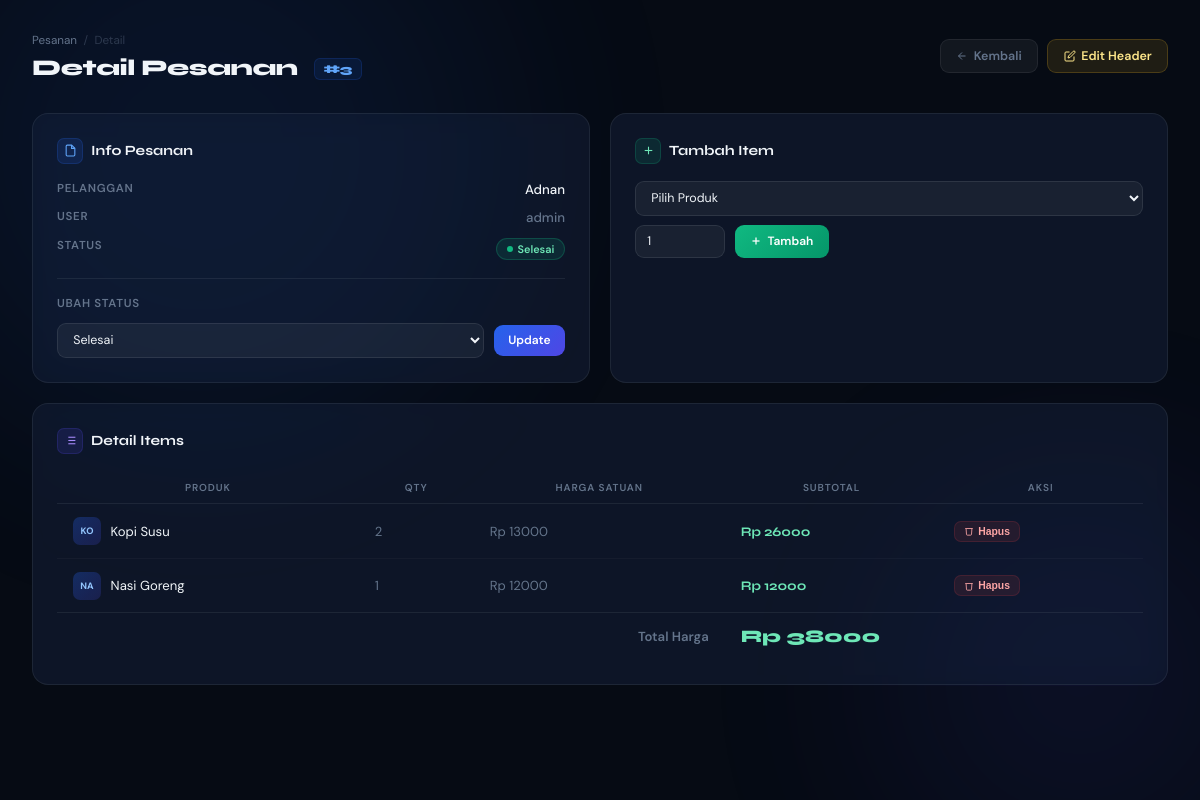
Page /pesanan/3/ (signed in) on the committed database.
### appku/models.py (models this page shows, shortened)
class Pesanan(models.Model):
    id = models.BigAutoField(primary_key=True)
    STATUS_CHOICES = [
        ("pending", "Menunggu"),
        ("processing", "Diproses"),
        ("completed", "Selesai"),
        ("cancelled", "Dibatalkan"),
    ]
    pelanggan = models.ForeignKey(
        Pelanggan, on_delete=models.CASCADE, related_name="pesanans"
    )
    user = models.ForeignKey(
        User, on_delete=models.SET_NULL, null=True, related_name="pesanans"
    )
    total_harga = models.DecimalField(max_digits=12, decimal_places=2, default=0)
    status = models.CharField(
        max_length=20,
        choices=STATUS_CHOICES,
        default="pending"
    )
    created_at = models.DateTimeField(auto_now_add=True)

class Pelanggan(models.Model):
    id = models.BigAutoField(primary_key=True)
    nama = models.CharField(max_length=200)
    kontak = models.CharField(max_length=100, blank=True, default="")
    alamat = models.TextField(blank=True, default="")
    telepon = models.CharField(max_length=20, blank=True, default="")
    email = models.EmailField(blank=True, default="")

class DetailPesanan(models.Model):
    id = models.BigAutoField(primary_key=True)
    pesanan = models.ForeignKey(
        Pesanan,
        on_delete=models.CASCADE,
        related_name="details"  # 🔥 ini penting
    )
    produk = models.ForeignKey(
        Produk,
        on_delete=models.CASCADE,
        related_name="detail_pesanans"
    )
    quantity = models.PositiveIntegerField(default=1)
    harga_saat_itu = models.DecimalField(max_digits=10, decimal_places=2, default=0)
    subtotal = models.DecimalField(max_digits=12, decimal_places=2, default=0)

class Produk(models.Model):
    id = models.BigAutoField(primary_key=True)
    nama = models.CharField(max_length=100)
    harga = models.DecimalField(max_digits=10, decimal_places=2, default=0)
    kategori = models.ForeignKey(
        Kategori,
        on_delete=models.SET_NULL,
        null=True,
        blank=True,
        related_name="produks",
    )
    supplier = models.ForeignKey(
        Supplier,
        on_delete=models.SET_NULL,
        null=True,
        blank=True,
        related_name="produks",
    )
    stok = models.PositiveIntegerField(default=0)  # 🔥 tidak bisa minus
    deskripsi = models.TextField(blank=True, default="")
    created_at = models.DateTimeField(auto_now_add=True)
    updated_at = models.DateTimeField(auto_now=True)

### appku/views.py (the view)
# urls.py: path("pesanan/<int:pk>/", views.pesanan_detail, name="pesanan_detail"),
@login_required
def pesanan_detail(request, pk):
    pesanan = get_object_or_404(Pesanan, pk=pk)
    details = pesanan.details.all().select_related("produk")
    if request.method == "POST":
        action = request.POST.get("action")
        if action == "add_detail":
            form = DetailPesananForm(request.POST)
            if form.is_valid():
                detail = form.save(commit=False)
                detail.pesanan = pesanan
                detail.harga_saat_itu = detail.produk.harga
                detail.subtotal = detail.harga_saat_itu * detail.quantity
                detail.save()
                pesanan.total_harga = sum(d.subtotal for d in pesanan.details.all())
                pesanan.save()
                messages.success(request, f"Produk {detail.produk.nama} ditambahkan ke pesanan.")
                return redirect("pesanan_detail", pk=pk)
        elif action == "update_status":
            status = request.POST.get("status")
            if status in dict(Pesanan.STATUS_CHOICES):
                pesanan.status = status
                pesanan.save()
                messages.success(request, f"Status pesanan diubah menjadi {pesanan.get_status_display()}.")
                return redirect("pesanan_detail", pk=pk)
        elif action == "delete_detail":
            detail_id = request.POST.get("detail_id")
            try:
                detail = DetailPesanan.objects.get(id=detail_id, pesanan=pesanan)
                detail.delete()
                pesanan.total_harga = sum(d.subtotal for d in pesanan.details.all())
                pesanan.save()
                messages.success(request, "Item dihapus dari pesanan.")
            except DetailPesanan.DoesNotExist:
                messages.error(request, "Item tidak ditemukan.")
    else:
        form = DetailPesananForm()
    context = {
        "pesanan": pesanan,
        "details": details,
        "form": form,
        "status_list": Pesanan.STATUS_CHOICES,
        "produk_all": Produk.objects.all(),
    }
    return render(request, "appku/pesanan_detail.html", context)

### appku/forms.py (shortened to what this page needs)
class DetailPesananForm(forms.ModelForm):
    class Meta:
        model = DetailPesanan
        fields = ["produk", "quantity"]
        widgets = {
            "produk": forms.Select(attrs={"class": "form-control"}),
            "quantity": forms.NumberInput(attrs={"class": "form-control", "min": 1}),
        }
    def __init__(self, *args, **kwargs):
        super().__init__(*args, **kwargs)
        self.harga_saat_itu = None

### appku/templates/appku/pesanan_detail.html (shortened to what this page needs)
{% extends 'appku/base.html' %}
{% load static %}
{% block content %}
<div class="bg-ambient">
  <div class="bg-blob bg-blob-1"></div>
  <div class="bg-blob bg-blob-2"></div>
</div>
<div class="page-wrap">
  <div class="topbar">
    <div class="topbar-left">
      <div class="breadcrumb">
        <a href="{% url 'pesanan_list' %}">Pesanan</a>
        <span>/</span>
        <span>Detail</span>
      </div>
      <div class="page-title">
        Detail Pesanan
        <span class="order-id-label">#{{ pesanan.id }}</span>
      </div>
    </div>
    <div class="topbar-actions">
      <a href="{% url 'pesanan_list' %}" class="btn-act btn-back">
        <svg width="12" height="12" fill="none" viewBox="0 0 24 24" stroke="currentColor" stroke-width="2"><line x1="19" y1="12" x2="5" y2="12"/><polyline points="12 19 5 12 12 5"/></svg>
        Kembali
      </a>
      <a href="{% url 'pesanan_update' pk=pesanan.id %}" class="btn-act btn-edit-hdr">
        <svg width="12" height="12" fill="none" viewBox="0 0 24 24" stroke="currentColor" stroke-width="2"><path d="M11 4H4a2 2 0 0 0-2 2v14a2 2 0 0 0 2 2h14a2 2 0 0 0 2-2v-7"/><path d="M18.5 2.5a2.121 2.121 0 0 1 3 3L12 15l-4 1 1-4 9.5-9.5z"/></svg>
        Edit Header
      </a>
    </div>
  </div>
  <div class="grid-top">
    <div class="panel">
      <div class="panel-title">
        <div class="panel-title-icon">
          <svg width="13" height="13" fill="none" viewBox="0 0 24 24" stroke="#60a5fa" stroke-width="2"><path d="M14 2H6a2 2 0 0 0-2 2v16a2 2 0 0 0 2 2h12a2 2 0 0 0 2-2V8z"/><polyline points="14 2 14 8 20 8"/></svg>
        </div>
        Info Pesanan
      </div>
      <div class="info-row">
        <div class="info-item">
          <span class="info-key">Pelanggan</span>
          <span class="info-val">{{ pesanan.pelanggan.nama }}</span>
        </div>
        <div class="info-item">
          <span class="info-key">User</span>
          <span class="info-val" style="color:var(--nt-muted);">{{ pesanan.user.username }}</span>
        </div>
        <div class="info-item">
          <span class="info-key">Status</span>
          <span class="info-val">
            {% if pesanan.status == 'pending' %}
              <span class="badge-status badge-pending"><span class="badge-dot"></span>{{ pesanan.get_status_display }}</span>
            {% elif pesanan.status == 'processing' %}
              <span class="badge-status badge-processing"><span class="badge-dot"></span>{{ pesanan.get_status_display }}</span>
            {% elif pesanan.status == 'completed' %}
              <span class="badge-status badge-completed"><span class="badge-dot"></span>{{ pesanan.get_status_display }}</span>
            {% else %}
              <span class="badge-status badge-cancelled"><span class="badge-dot"></span>{{ pesanan.get_status_display }}</span>
            {% endif %}
          </span>
        </div>
      </div>
      <div class="divider"></div>
      <div style="font-size:.72rem;font-weight:600;text-transform:uppercase;letter-spacing:.06em;color:var(--nt-muted);margin-bottom:.55rem;">
        Ubah Status
      </div>
      <form method="post">
        <div class="status-form">
          <select name="status">
            {% for val, label in status_list %}
            <option value="{{ val }}" {% if val == pesanan.status %}selected{% endif %}>{{ label }}</option>
            {% endfor %}
          </select>
          <button type="submit" class="btn-update-status">Update</button>
        </div>
      </form>
    </div>
    <div class="panel">
      <div class="panel-title">
        <div class="panel-title-icon" style="background:rgba(16,185,129,.12);border-color:rgba(16,185,129,.2);">
          <svg width="13" height="13" fill="none" viewBox="0 0 24 24" stroke="#6ee7b7" stroke-width="2"><line x1="12" y1="5" x2="12" y2="19"/><line x1="5" y1="12" x2="19" y2="12"/></svg>
        </div>
        Tambah Item
      </div>
      <form id="addItemForm" class="add-item-form">
        <div class="add-item-row">
          <select name="produk_id" required>
            <option value="">Pilih Produk</option>
          </select>
        </div>
        <div class="add-item-row">
          <input type="number" name="quantity" value="1" min="1" placeholder="Qty" required>
          <button type="submit" class="btn-add-item">
            <svg width="12" height="12" fill="none" viewBox="0 0 24 24" stroke="currentColor" stroke-width="2.5"><line x1="12" y1="5" x2="12" y2="19"/><line x1="5" y1="12" x2="19" y2="12"/></svg>
            Tambah
          </button>
        </div>
      </form>
    </div>
  </div>
  <div class="panel items-panel">
    <div class="panel-title">
      <div class="panel-title-icon" style="background:rgba(79,70,229,.15);border-color:rgba(79,70,229,.2);">
      </div>
      Detail Items
    </div>
    {% if details %}
    <div class="table-scroll">
      <table class="items-table">
        <thead>
          <tr>
            <th>Produk</th>
            <th>Qty</th>
            <th>Harga Satuan</th>
            <th>Subtotal</th>
            <th>Aksi</th>
          </tr>
        </thead>
        <tbody>
          {% for d in details %}
          <tr>
            <td>
              <div class="prod-cell">
                <div class="prod-av">{{ d.produk.nama|upper|slice:2 }}</div>
                {{ d.produk.nama }}
              </div>
            </td>
            <td style="color:var(--nt-muted);">{{ d.quantity }}</td>
            <td style="color:var(--nt-muted);">Rp {{ d.harga_saat_itu|floatformat:0 }}</td>
            <td><span class="subtotal-val">Rp {{ d.subtotal|floatformat:0 }}</span></td>
            <td>
              <form method="post" style="display:inline;">
                <button type="submit" class="btn-hapus">
                  <svg width="10" height="10" fill="none" viewBox="0 0 24 24" stroke="currentColor" stroke-width="2"><polyline points="3 6 5 6 21 6"/><path d="M19 6l-1 14a2 2 0 0 1-2 2H8a2 2 0 0 1-2-2L5 6"/></svg>
                  Hapus
                </button>
              </form>
            </td>
          </tr>
          {% endfor %}
        </tbody>
        <tfoot>
          <tr class="tfoot-row">
            <td colspan="3" class="total-label">Total Harga</td>
            <td colspan="2"><span class="total-amount">Rp {{ pesanan.total_harga|floatformat:0 }}</span></td>
          </tr>
        </tfoot>
      </table>
    </div>
    {% else %}
    <div class="empty-items">
      <span>📋</span>
      Belum ada item dalam pesanan ini. Tambahkan produk di atas.
    </div>
    {% endif %}
  </div>
</div>
{% endblock %}

### appku/templates/appku/base.html (style rules this page uses)
:root { --bg-primary: #0a0e17; --bg-secondary: #0d1421; --bg-card: #131a27; --bg-input: #0d1421; --surface: #1a2332; --surface-soft: #1e293b; --accent: #3b82f6; --accent-strong: #2563eb; --accent-light: #1e40af; --accent-glow: rgba(59, 130, 246, 0.4); --text: #f1f5f9; --text-muted: #94a3b8; --text-dark: #64748b; --border: #1e293b; --border-light: #334155; --shadow: rgba(0, 0, 0, 0.4); --shadow-lg: rgba(0, 0, 0, 0.6); --glass-bg: rgba(30, 41, 59, 0.6); --glass-border: rgba(255, 255, 255, 0.08); }
* { box-sizing: border-box; }
body { margin: 0; min-height: 100vh; font-family: 'Inter', system-ui, -apple-system, BlinkMacSystemFont, "Segoe UI", sans-serif; background: linear-gradient(145deg, var(--bg-primary) 0%, #0f172a 50%, #000000 100%); background-attachment: fixed; color: var(--text); }
a { color: inherit; text-decoration: none; }
html { scroll-behavior: smooth; }
.form-group input, .form-group textarea, .form-group select, input[type="text"], input[type="password"], input[type="number"], textarea, select { width: 100%; padding: 1rem 1rem; border-radius: 18px; border: 1.5px solid var(--border); background: var(--bg-input); color: var(--text); font-size: 1rem; transition: all 0.3s cubic-bezier(0.34, 1.56, 0.64, 1); }
.form-group input::placeholder, .form-group textarea::placeholder, input::placeholder, textarea::placeholder { color: var(--text-dark); }

### rows in the picture
Pesanan: id "3", pelanggan.nama "Adnan", user.username "admin", status "Selesai", total_harga "38000"
DetailPesanan: produk.nama "KO", produk.nama "Kopi Susu", quantity "2", harga_saat_itu "13000", subtotal "26000"
DetailPesanan: produk.nama "NA", produk.nama "Nasi Goreng", quantity "1", harga_saat_itu "12000", subtotal "12000"
